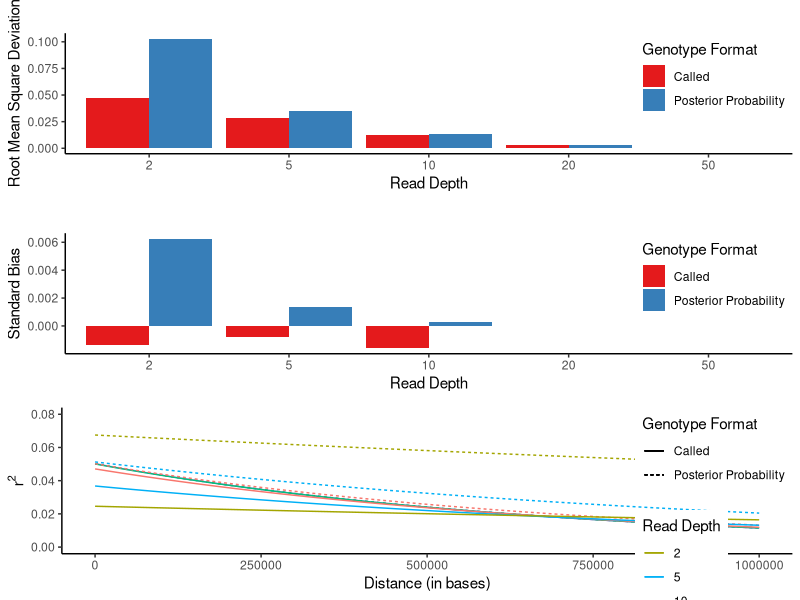
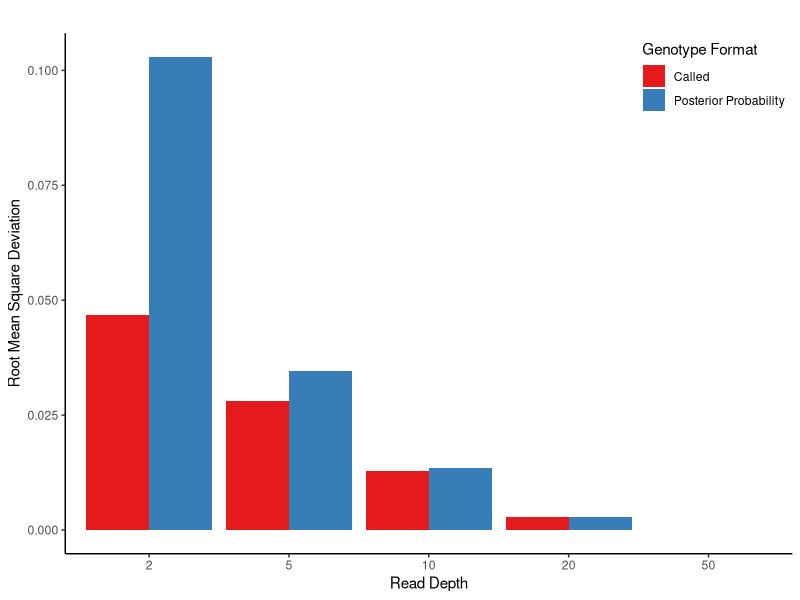
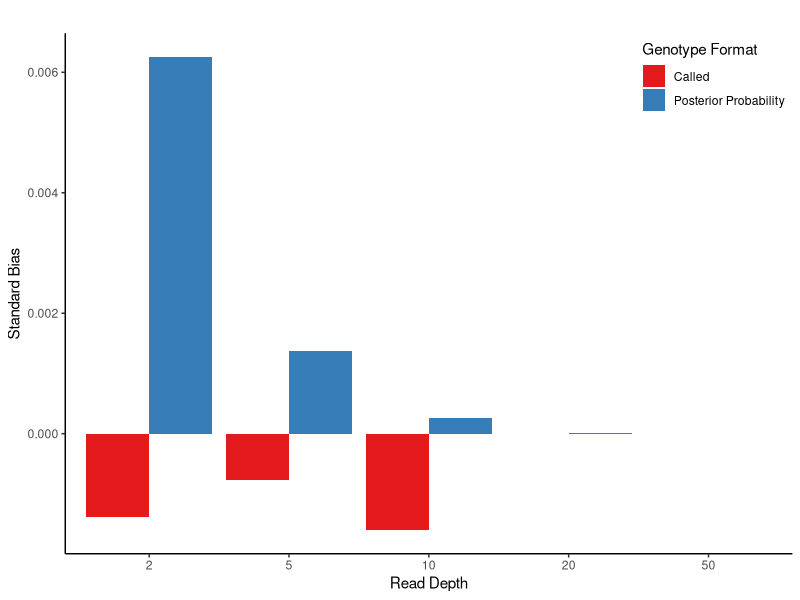
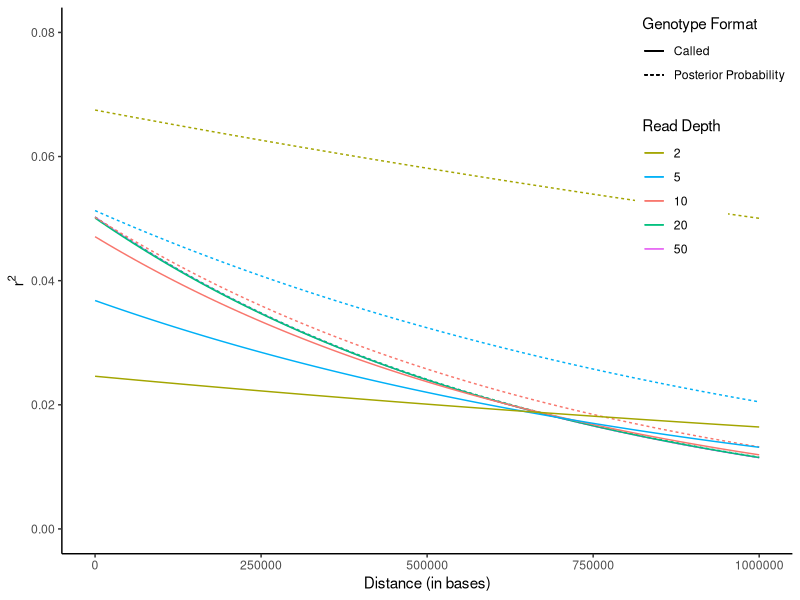

Recreate these plots in R, in order.
#!/usr/bin/Rscript

#Author: "Emma Fox (e.fox16@imperial.ac.uk)"

##IMPORTS
require(ggplot2)
require(gridExtra)
require(grid)
require(RColorBrewer)

##PART 1
#Create data frame for RMSD plot
MinMafDF<-data.frame(NumReads=c(50, 20, 20, 10, 10, 5, 5, 2, 2),
                     DataType=c("Posterior Probability", "Called", "Posterior Probability", 
                                "Called", "Posterior Probability", 
                                "Called", "Posterior Probability",
                                "Called", "Posterior Probability"),
                     SB=c(3.25e-10,-0.000008,0.000012,-0.00160,0.000263,-0.000765,0.001366,-0.001384,0.006256),
                     RMSD=c(2.816e-14,0.002828,0.002828,0.012806,0.013527,0.028089,0.034684,0.046765,0.102936))
MinMafDF$NumReads<-as.factor(MinMafDF$NumReads)

#Function for plotting
PlotRMSD<-function(ResultFrame, GraphName){
  PlotRMSD<-ggplot(data=ResultFrame, aes(x=NumReads, y=RMSD, fill=DataType)) +
    geom_bar(stat="identity", position = position_dodge()) +
    scale_x_discrete(limits = ResultFrame$DataNames) +
    scale_fill_brewer(palette = "Set1") +
    labs(title=GraphName,
         x="Read Depth", y="Root Mean Square Deviation", fill="Genotype Format")
}

PlotSB<-function(ResultFrame, GraphName){
  ggplot(data=ResultFrame, aes(x=NumReads, y=SB, fill=DataType)) + 
    geom_bar(stat="identity", position = position_dodge()) +
    scale_x_discrete(limits = ResultFrame$DataNames) +
    scale_fill_brewer(palette = "Set1") +
    labs(title=GraphName,
         x="Read Depth", y="Standard Bias", fill="Genotype Format")
}

ParamsFile<-read.csv("../Results/Constant/FitTry2.csv")
NumPlots<-length(ParamsFile$Data_Set)/3
Data_Type<-toString(ParamsFile[1,2])



#Create name for plot and file
PlotTitle<-paste("LD decay curve for", "different read depths", sep = " ")

Add_Curve<-function(CurvePos1,StartPlot){
  #Function to add a curve from a data set to an existing plot
  #Create new data fram to store coefficients
  CurveDF<-data.frame("CurveName"=toString(ParamsFile[CurvePos1,1]),"CurveType"=toString(ParamsFile[CurvePos1,5]))
  init<-ParamsFile[CurvePos1+1,4]
  lam<-ParamsFile[CurvePos1+2,4]
  
  #Create curve object
  ExpCurve<-stat_function(fun=function(x) init * exp(lam * x), geom="line", 
                          aes_(colour = toString(CurveDF$CurveName[1]),linetype = toString(CurveDF$CurveType[1])),
                          size=.5)
  NewPlot<- StartPlot + ExpCurve
  return(NewPlot)
}

#Command to plot
RMSD_MinMaf<-PlotRMSD(MinMafDF, " ") + theme(plot.title = element_text(hjust = 0.5), 
                                             legend.justification = c(1, 1), legend.position = c(1, 1),
                                             panel.grid.major = element_blank(), panel.grid.minor = element_blank(),
                                             panel.background = element_blank(), axis.line = element_line(colour = "black")) 

SB_MinMaf<-PlotSB(MinMafDF, " ") + theme(plot.title = element_text(hjust = 0.5), 
                                         legend.justification = c(1, 1), legend.position = c(1, 1),
                                         panel.grid.major = element_blank(), panel.grid.minor = element_blank(),
                                         panel.background = element_blank(), axis.line = element_line(colour = "black"))
#Create base data frame
BlankDF <- data.frame()
FitPlot<-ggplot(BlankDF) + geom_blank() + xlim(0, 1000000) + ylim(0,0.08)
#Add curves for each file in fit parameter file
for (i in 1:NumPlots){
  DataPos<-(i*3)-2
  FitPlot<-Add_Curve(DataPos,FitPlot)
}  
#Add title and labels
FitPlot<-FitPlot + theme(legend.justification = c(1, 1), legend.position = c(1, 1),
                         panel.grid.major = element_blank(), panel.grid.minor = element_blank(),
                         panel.background = element_blank(), axis.line = element_line(colour = "black")) +
  labs(x="Distance (in bases)",y=expression(r^2),colour="Read Depth",linetype="Genotype Format") +
  scale_color_discrete(breaks=c("2","5","10","20","50")) 



##SAVE TO PDF
#Save to pdf
pdf("Thesis_Figure_Constant2.pdf")
#Create a new page for the graphs
grid.newpage()
#set layout
pushViewport(viewport(layout = grid.layout(3, 1)))
#create a function to assign plots to places in the layout
PlotPos <- function(x, y) viewport(layout.pos.row = x, layout.pos.col = y)
#Print each graph in the right position
print(RMSD_MinMaf, vp = PlotPos(1, 1))
print(SB_MinMaf, vp = PlotPos(2, 1))
print(FitPlot, vp = PlotPos(3, 1))
dev.off()

pdf("Constant_A2.pdf")
print(RMSD_MinMaf)
dev.off()

pdf("Constant_B2.pdf")
print(SB_MinMaf)
dev.off()

pdf("Constant_C2.pdf")
print(FitPlot)
dev.off()